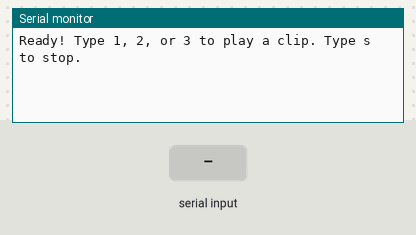
A sketch run on a simulated Arduino Mega 2560, built with avr-gcc and run on an emulated ATmega2560. Shown: the last lines printed to the serial monitor. The inputs (shaded band) are chosen by the test bench. The audio player accepts every command and is not drawn.

Above: at 3.7 s.
3.8 s: "30,150\n" received over Serial
At 4.3 s:
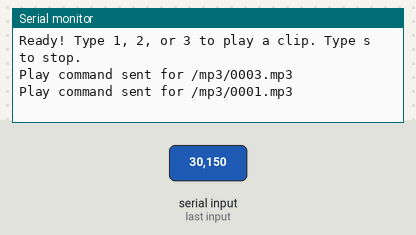
5.3 s: "s90\n" received over Serial
At 5.6 s:
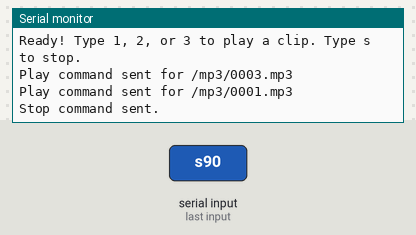

The sketch:

mp3_tf_16p_test.ino
```cpp
#include <Arduino.h>
#include <DFRobotDFPlayerMini.h>

// Arduino Mega 2560: TX2 pin 16 -> 1k resistor -> player RX.
// Player TX -> Mega RX2 pin 17. See ../MP3_TF_16P.md for power/speaker wiring.
// This standalone test replaces the seat sketch while it is uploaded.
DFRobotDFPlayerMini player;
bool ready = false;

void setup() {
  Serial.begin(115200);
  Serial2.begin(9600);
  delay(1500);  // Give the player and its microSD card time to start.
  ready = player.begin(Serial2, true, true);
  if (!ready) {
    Serial.println(F("Player not found. Check power, TX/RX wires, and microSD card. Then reset the Mega."));
    return;
  }
  player.setTimeOut(500);
  player.outputDevice(DFPLAYER_DEVICE_SD);
  player.volume(15);  // Start at half volume; range is 0-30.
  delay(500);
  Serial.println(F("Ready! Type 1, 2, or 3 to play a clip. Type s to stop."));
}

void loop() {
  if (ready && Serial.available()) {
    const char command = Serial.read();
    if (command >= '1' && command <= '3') {
      const uint16_t clip = command - '0';
      player.playMp3Folder(clip);
      Serial.print(F("Play command sent for /mp3/000"));
      Serial.print(clip);
      Serial.println(F(".mp3"));
    } else if (command == 's' || command == 'S') {
      player.stop();
      Serial.println(F("Stop command sent."));
    }
  }
  if (ready && player.available()) {
    const uint8_t type = player.readType();
    const int value = player.read();
    if (type == DFPlayerError) {
      Serial.print(F("Player error code: "));
      Serial.println(value);
    } else if (type == DFPlayerPlayFinished) {
      Serial.println(F("Clip finished."));
    }
  }
}
```

Measured:
- after the input at 3.8 s, the serial monitor: prints a new line at once (image 1)
- after the input at 5.3 s, the serial monitor: prints a new line at once (image 2)
